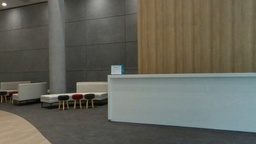
#> input picture new_img/frameL01P01.jpg-60.jpg, 256 x 144 px, shrunk from 1280 x 720 before the run
$ python sample-match-1.py   (older library calls are emulated)
#> lines starting #> are read from the running program, lines starting #| are printed output that depends on the picture
# -*- coding: utf-8 -*-
"""
Created on Sat Apr 25 17:45:10 2020

@author: Mypc
"""


import os
import numpy as np
import matplotlib.pyplot as plt
import cv2
#from skimage.measure import structural_similarity as ssim
from skimage import measure
from PIL import Image
img = plt.imread('new_img/frameL01P01.jpg-60.jpg')
#> img is the input picture: shape (144, 256, 3); mean R, G, B 101, 100.4, 89.9
def img_edge(img):
    #define the vertical filter
    vertical_filter = [[-1,-2,-1], [0,0,0], [1,2,1]]

    #define the horizontal filter
    horizontal_filter = [[-1,0,1], [-2,0,2], [-1,0,1]]

    #read in the pinwheel image


    #get the dimensions of the image
    n,m,d = img.shape
#> n = 144; m = 256; d = 3

    #initialize the edges image
    edges_img = img.copy()

    #loop over all pixels in the image
    for row in range(3, n-2):
        for col in range(3, m-2):

            #create little local 3x3 box
            local_pixels = img[row-1:row+2, col-1:col+2, 0]

            #apply the vertical filter
            vertical_transformed_pixels = vertical_filter*local_pixels
            #remap the vertical score
            vertical_score = vertical_transformed_pixels.sum()/4

            #apply the horizontal filter
            horizontal_transformed_pixels = horizontal_filter*local_pixels
            #remap the horizontal scoreplt.imshow(gray, cmap='gray')
            horizontal_score = horizontal_transformed_pixels.sum()/4

            #combine the horizontal and vertical scores into a total edge score
            edge_score = (vertical_score**2 + horizontal_score**2)**.5

            #insert this edge score into the edges image
            edges_img[row, col] = [edge_score]*3
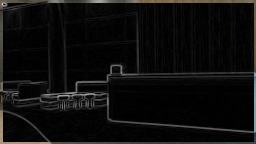
#> edges_img: shape (144, 256, 3); mean R, G, B 13.6, 13.4, 12.8

    #remap the values in the 0-1 range in case they went out of boundsQ
    edges_img = edges_img/edges_img.max()
    #median_edges = np.median(edges_img, axis=0)

    return edges_img
pic = img_edge(img)
img2 = plt.imread('data/frame0.jpg')
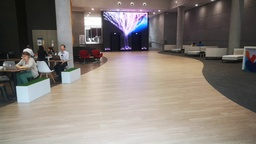
#> input picture data/frame0.jpg, 256 x 144 px, shrunk from 1280 x 720 before the run
#> img2 is the input picture: shape (144, 256, 3); mean R, G, B 133.4, 125.2, 119.3
pic2 = img_edge(img2)
#> after the loop in img_edge (call 2), `for row in range(3, n-2):`:
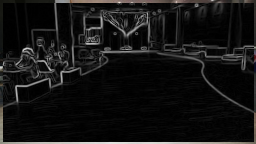
#> edges_img: shape (144, 256, 3); mean R, G, B 19.9, 19.6, 19.3
plt.imshow(img_edge(img))
plt.imshow(pic2)
median_edges = np.median(pic)
#> median_edges = 0.0183
def mse(imageA, imageB):
	# the 'Mean Squared Error' between the two images is the
	# sum of the squared difference between the two images;
	# NOTE: the two images must have the same dimension
	err = np.sum((imageA.astype("float") - imageB.astype("float")) ** 2)
	err /= float(imageA.shape[0] * imageA.shape[1])

	# return the MSE, the lower the error, the more "similar"
	# the two images are
	return err
def compare_images(imageA, imageB):
	# compute the mean squared error and structural similarity
	# index for the images
	m = mse(imageA, imageB)
	s = measure.compare_ssim(imageA, imageB, multichannel=True)
	return m,s
count=0
file_found = []
for _, dirnames, filenames in os.walk(r'D:\Indoor_loc\new_img'):
    count = count+1
for _,dirnames1,filenames1 in os.walk(r'D:/Indoor_loc/data'):
    count = count+1
for j in filenames1:
    image = cv2.imread('data/'+j)
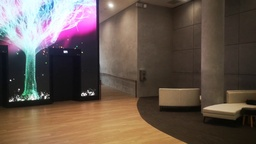
#> input picture data/frame1131.jpg, 256 x 144 px, shrunk from 1280 x 720 before the run
#> image is the input picture: shape (144, 256, 3); mean B, G, R 78.3, 88.2, 103.9
    gray = cv2.cvtColor(image, cv2.COLOR_BGR2GRAY)
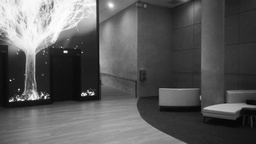
#> gray: shape (144, 256); min 3, max 255, mean 91.8

# Find Canny edges
    #edged = cv2.Canny(gray, 30, 200)
    mse_list = []
    ssim_list = []
    for i in filenames:
        img = cv2.imread('D:/Indoor_loc/new_img/'+i)
        #pic = img_edge(img)
        gray1 = cv2.cvtColor(image, cv2.COLOR_BGR2GRAY)


        #edged1 = cv2.Canny(gray1, 50, 200)
        m,n = compare_images(gray,gray1)
#> in mse, `err = np.sum((imageA.astype("float") - imageB.astype("float")) ** 2)`: err = 0
#> in compare_images, `s = measure.compare_ssim(imageA, imageB, multichannel=True)`: s = 1
#> m = 0; n = 1
        mse_list.append(m)
        ssim_list.append(n)

    maximus = np.max(ssim_list)
#> maximus = 1
    key = ssim_list.index(maximus)
#> key = 0
#> pass 3 of the loop `for j in filenames1:`:
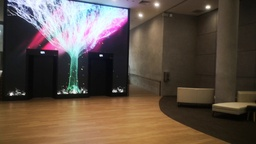
#> input picture data/frame1044.jpg, 256 x 144 px, shrunk from 1280 x 720 before the run
#> image is the input picture: shape (144, 256, 3); mean B, G, R 69.7, 81, 95.6
#> `gray = cv2.cvtColor(image, cv2.COLOR_BGR2GRAY)`:
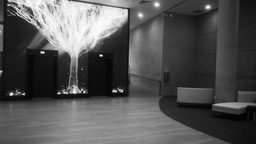
#> gray: shape (144, 256); min 1, max 253, mean 84.1
    file_found.append(filenames[key])
